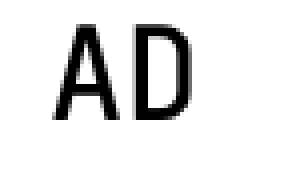
#> input picture Capital/TEST_1.png, 74 x 44 px, found by its file name (shown 4 times larger); its folder holds only this picture in this run
$ jupyter execute --allow-errors pytesseract.ipynb   (shell and % lines are left out)
#> lines starting #> are read from the running program, lines starting #| are printed output that depends on the picture; after the words box and inside, x2 and y2 are one past the last pixel; in counts of white or black regions, pixels touching at a corner belong together
#> (reads pytesseract/GROUND_TRUTH.csv from the repository)
#Prerequisite
- Upload Folder Capital on root folder to google drive
- Upload this code to google colab
- mount drive

[cell 1]
#works in colab not in local

[cell 2]
from google.colab import drive
drive.mount('/content/drive/')

[cell 3]
from PIL import Image

import pytesseract
import cv2
import numpy as np
import csv
import matplotlib.pyplot as plt
from sklearn.metrics import confusion_matrix, f1_score

[cell 4]
# Fungsi untuk membaca dan memproses gambar, lalu mengenali teks
def recognize_text(image_path):
    # Membaca gambar
#> called with image_path = 'drive/MyDrive/Capital/TEST_1.png'
    image = cv2.imread(image_path)
#> image is the input picture: shape (44, 74, 3); min 0, max 255, mean 227.5

    # Check if image is loaded successfully
    if image is None:
        print(f"Error: Could not load image at path: {image_path}")
        return ""  # Return empty string if image loading fails

    # Mengonversi gambar ke grayscale
    gray = cv2.cvtColor(image, cv2.COLOR_BGR2GRAY)

    # Mengasah tepi gambar
    sharpen_kernel = np.array([[-1, -1, -1], [-1, 9, -1], [-1, -1, -1]])
    sharpen = cv2.filter2D(gray, -1, sharpen_kernel)
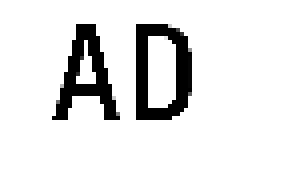
#> sharpen: shape (44, 74) (shown 4 times larger); min 0, max 255, mean 227

    # Menerapkan thresholding untuk mendapatkan gambar biner
    thresh = cv2.threshold(sharpen, 0, 255, cv2.THRESH_BINARY_INV + cv2.THRESH_OTSU)[1]
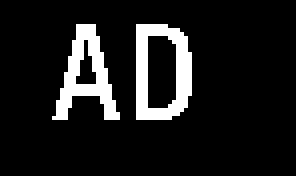
#> thresh: shape (44, 74) (shown 4 times larger); 11% white; 2 white regions, box (x1, y1, x2, y2) and area: (34, 6, 48, 30) 188, (13, 6, 30, 30) 171

    # Opsional, Anda dapat menerapkan operasi morfologi untuk meningkatkan pengenalan teks
    kernel = np.ones((3, 3), np.uint8)
    morph = cv2.morphologyEx(thresh, cv2.MORPH_CLOSE, kernel)
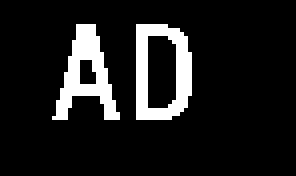
#> morph: shape (44, 74) (shown 4 times larger); 11.3% white; 2 white regions, box (x1, y1, x2, y2) and area: (34, 6, 48, 30) 188, (13, 6, 30, 30) 179

    # Menggunakan pytesseract untuk membaca teks dari gambar yang diproses
    recognized_text = pytesseract.image_to_string(morph)

    return recognized_text

[cell 5]
# Fungsi untuk membaca ground truth dari file CSV
def read_ground_truth(csv_file):
    ground_truth_dict = {}
    with open(csv_file, mode='r') as file:
        csv_reader = csv.reader(file)
        next(csv_reader)  # Lewati header CSV
        for row in csv_reader:
            image_name = row[0]
            ground_truth = row[1]
            ground_truth_dict[image_name] = ground_truth
    return ground_truth_dict

[cell 6]
# Fungsi untuk menghitung akurasi per karakter
# [17 lines left out: function calculate_char_accuracy, not called in this run]

[cell 7]
# Fungsi untuk memplot confusion matrix
# [18 lines left out: function plot_confusion_matrix, not called in this run]

[cell 8]
# Fungsi untuk memplot grafik akurasi
def plot_accuracy_graph(accuracies, ground_truth_lengths):
    plt.figure(figsize=(10, 6))
    plt.plot(ground_truth_lengths, accuracies, marker='o', linestyle='-', color='b', label='Akurasi per Gambar')
    plt.xlabel('Panjang String Ground Truth')
    plt.ylabel('Akurasi (%)')
    plt.title('Akurasi tesseract')
    plt.grid(True)
    plt.legend()
    plt.show()
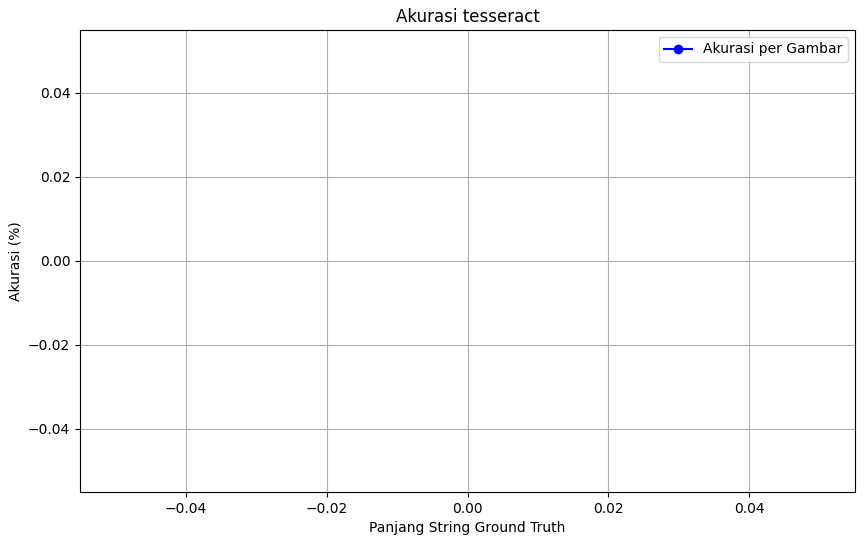
#> figure drawn by matplotlib, 1 panel

[cell 9]
# [13 lines left out: function plot_accuracy_vs_iteration, not called in this run]

[cell 10]
def plot_f1_graph(f1_scores):
    plt.figure(figsize=(10, 6))
    plt.plot(range(1, len(f1_scores) + 1), f1_scores, marker='o', linestyle='-', color='r', label='F1 Score per Gambar')
    plt.xlabel('Nomor Gambar')
    plt.ylabel('F1 Score')
    plt.title('F1 Convidence tesseract')
    plt.grid(True)
    plt.legend()
    plt.show()
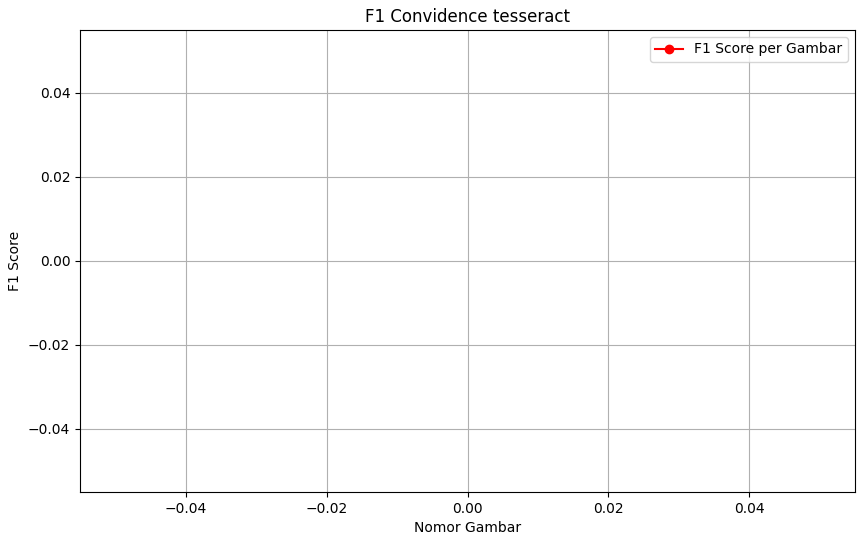
#> figure drawn by matplotlib, 1 panel
